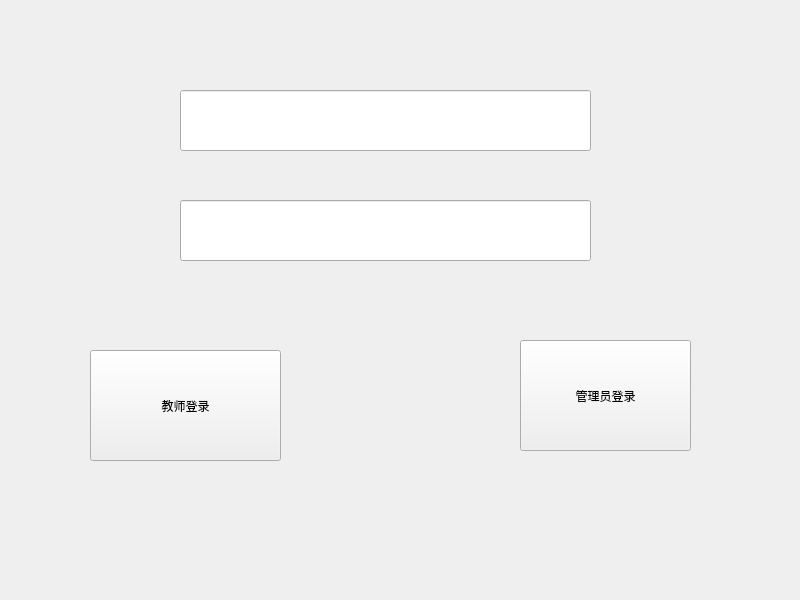
<?xml version="1.0" encoding="UTF-8"?>
<ui version="4.0">
 <class>Enroll</class>
 <widget class="QWidget" name="Enroll">
  <property name="geometry">
   <rect>
    <x>0</x>
    <y>0</y>
    <width>800</width>
    <height>600</height>
   </rect>
  </property>
  <property name="windowTitle">
   <string>Widget</string>
  </property>
  <widget class="QPushButton" name="pushButton_teacher">
   <property name="geometry">
    <rect>
     <x>90</x>
     <y>350</y>
     <width>191</width>
     <height>111</height>
    </rect>
   </property>
   <property name="text">
    <string>教师登录</string>
   </property>
  </widget>
  <widget class="QPushButton" name="pushButton_master">
   <property name="geometry">
    <rect>
     <x>520</x>
     <y>340</y>
     <width>171</width>
     <height>111</height>
    </rect>
   </property>
   <property name="text">
    <string>管理员登录</string>
   </property>
  </widget>
  <widget class="QLineEdit" name="usernameEdit">
   <property name="geometry">
    <rect>
     <x>180</x>
     <y>90</y>
     <width>411</width>
     <height>61</height>
    </rect>
   </property>
  </widget>
  <widget class="QLineEdit" name="passwordEdit">
   <property name="geometry">
    <rect>
     <x>180</x>
     <y>200</y>
     <width>411</width>
     <height>61</height>
    </rect>
   </property>
  </widget>
 </widget>
 <resources/>
 <connections/>
</ui>
